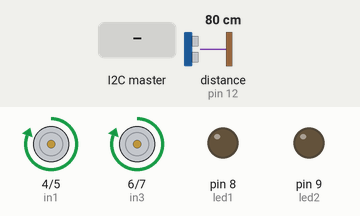
Recording of a sketch running on a simulated Arduino Uno, built with avr-gcc and run on an emulated ATmega328P. Shown: motor-driver pin pairs drawn as motors (green arrow = first pin HIGH = forward, orange = second pin HIGH = backward, longer = more drive), output pins drawn as LEDs (lit = HIGH). Wiring (inferred from the names in the program): ultrasonic range finder: trigger pin 13; echo pin 12. The inputs (shaded band) are chosen by the test bench; at power-on: distance to the obstacle (sensor on pin 12) 80 cm. The echo pulse lasts 58.3 µs per cm; pins used as bus, display or sensor lines are not drawn.

Above: at 1.2 s.
1.3 s: distance to the obstacle (sensor on pin 12) set to 2 cm
At 1.6 s:
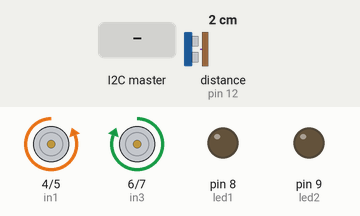
2.8 s: the I2C master sends the byte 2
At 4.0 s:
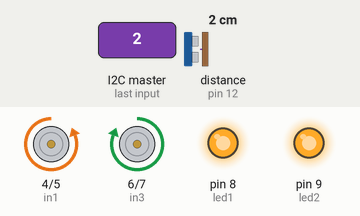
4.3 s: distance to the obstacle (sensor on pin 12) set to 26 cm
5.8 s: distance to the obstacle (sensor on pin 12) set to 34 cm
At 6.2 s:
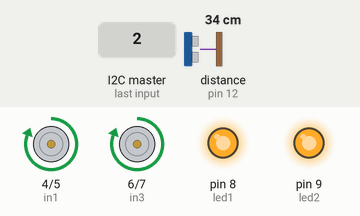
7.3 s: distance to the obstacle (sensor on pin 12) set to 4 cm
At 8.2 s:
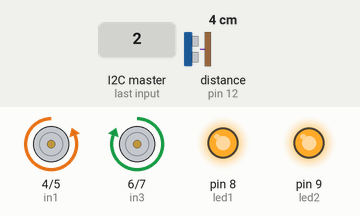
8.8 s: distance to the obstacle (sensor on pin 12) set to 35 cm
At 9.6 s:
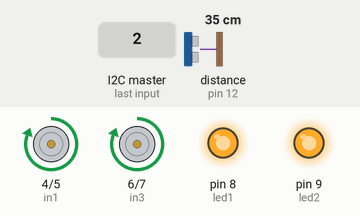
Timing chart, 0 to 11.3 s (numbered marks = the images above; inputs shaded):
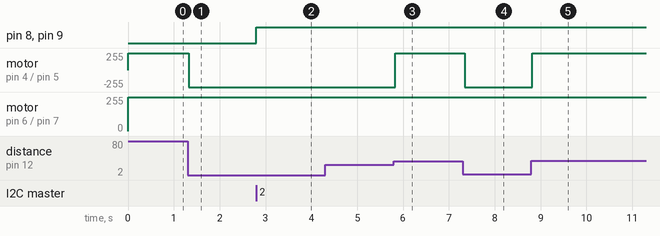

Measured:
- the behaviour switches between 30 and 31 cm on distance to the obstacle (sensor on pin 12) (found by bisection; images 2 and 3)
- after the input at 1.3 s, motor on pin 4 (in1) / pin 5 (in2): forward 255/255 → backward 255/255 at once
- after the input at 2.8 s, pin 8 (led1), pin 9 (led2): LOW → HIGH at once
- after the input at 4.3 s, every drawn part: stays the same
- after the input at 5.8 s, motor on pin 4 (in1) / pin 5 (in2): backward 255/255 → forward 255/255 at once
- after the input at 7.3 s, motor on pin 4 (in1) / pin 5 (in2): forward 255/255 → backward 255/255 after 0.05 s
- after the input at 8.8 s, motor on pin 4 (in1) / pin 5 (in2): backward 255/255 → forward 255/255 at once

The sketch:

uno.ino
```cpp
#include <Wire.h>
//HC SR04接腳
#define  trigPin  13
#define echoPin  12
//L9110S接腳
#define in4  7
#define in3  6
#define in2  5
#define in1  4
#define led1 8
#define led2 9
long duration, distance;
void setup()
{

  Wire.begin(8);
  Wire.onReceive(receiveEvent);
  //Serial.begin(115200);
  pinMode(trigPin, OUTPUT);
  pinMode(echoPin, INPUT);
  pinMode (in4, OUTPUT);
  pinMode (in3, OUTPUT);
  pinMode (in2, OUTPUT);
  pinMode (in1, OUTPUT);
  pinMode (led1, OUTPUT);
  pinMode (led2, OUTPUT);

}

void loop()
{
  digitalWrite(trigPin, LOW);
  delayMicroseconds(2);
  digitalWrite(trigPin, HIGH);
  delayMicroseconds(10);
  digitalWrite(trigPin, LOW);
  duration = pulseIn(echoPin, HIGH);
  distance = duration/58.2;
  if(distance<30)
    {
      digitalWrite(in1, LOW);
      digitalWrite(in2, HIGH);
      digitalWrite(in3, HIGH);
      digitalWrite(in4, LOW);
    }
  else
    {
      digitalWrite(in1, HIGH);
      digitalWrite(in2, LOW);
      digitalWrite(in3, HIGH);
      digitalWrite(in4, LOW);
    }
  delay(50);
}
void receiveEvent(int howMany) {
  while (1 < Wire.available()) { // loop through all but the last
    char c = Wire.read(); // receive byte as a character
    //Serial.print(c);         // print the character
  }
  int x = Wire.read(); // receive byte as an integer
  switch(x)
  {
    case 2:
      digitalWrite(led1,HIGH);
      digitalWrite(led2,HIGH);
      break;
    case 3:
      digitalWrite(led1,LOW);
      digitalWrite(led2,LOW);
      break;
    }
  //Serial.println(x);         // print the integer
}
```
